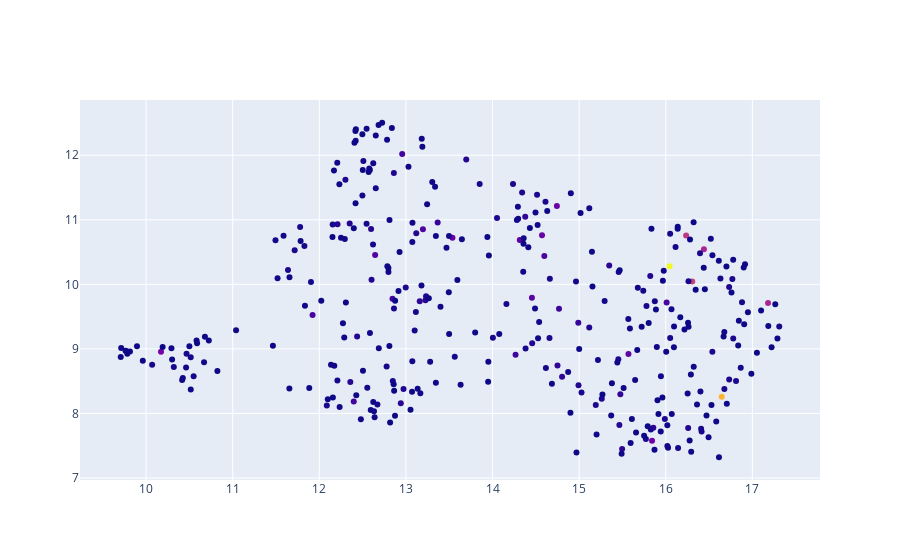

The notebook cell saved with this chart:
### Code cell
fig = go.Figure(data=go.Scatter(x=Xr[:, 0],
                                y=Xr[:, 1],
                                mode='markers',
                                text=[f'{label}|{n_token}' for label, n_token in zip(aggr.label, aggr.n_texts)],
                                marker_color=aggr.n_tokens))


fig.show()

### Figure 1 — Plotly figure (JSON) as saved in the notebook; plotly's stock layout.template omitted (floating-point values rounded to 4 significant figures; data arrays with more than 128 entries replaced by an {"elided": "..."} marker saying what was removed)
{"data": [{"marker": {"color": {"elided": "352 int values"}}, "mode": "markers", "text": {"elided": "352 str values"}, "type": "scatter", "x": {"elided": "352 float values"}, "y": {"elided": "352 float values"}}], "layout": {}}
